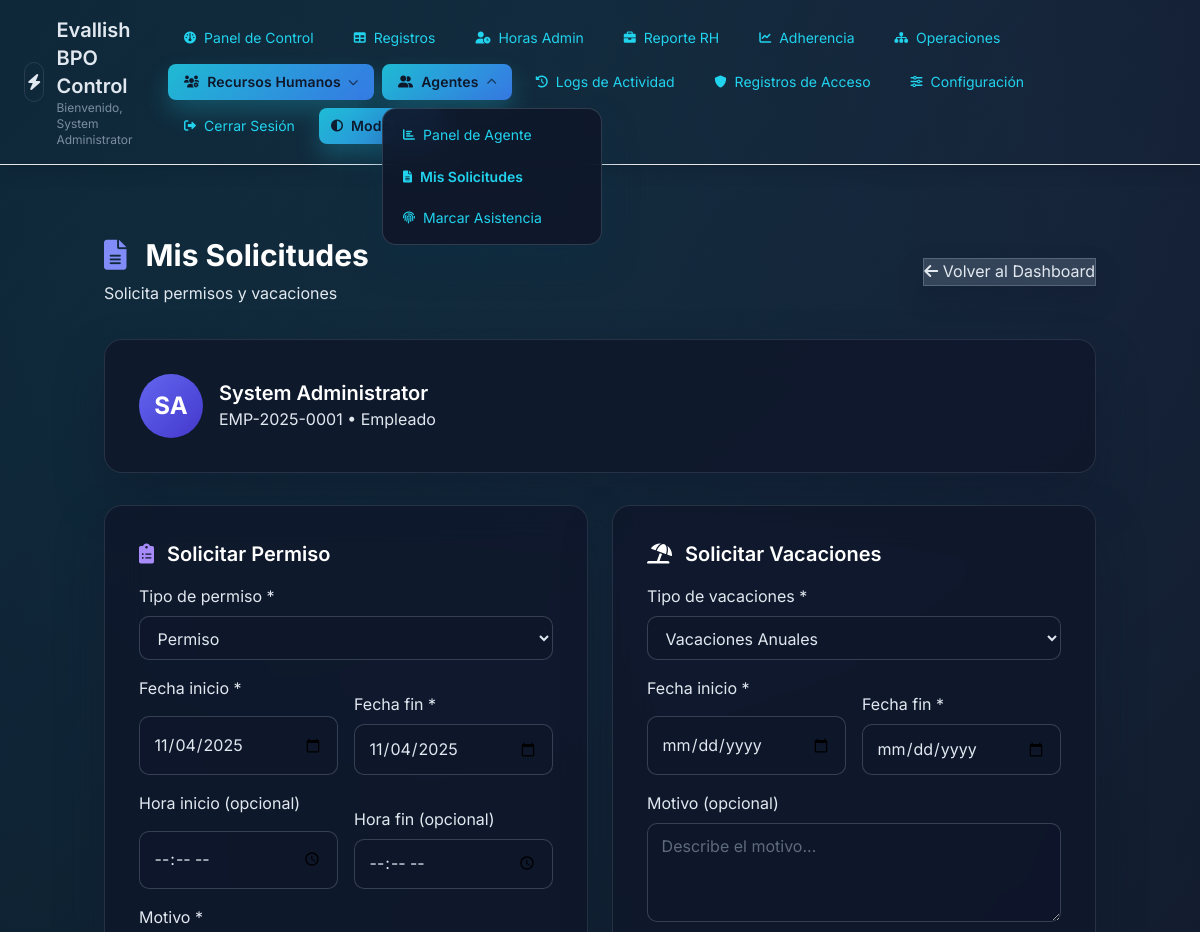
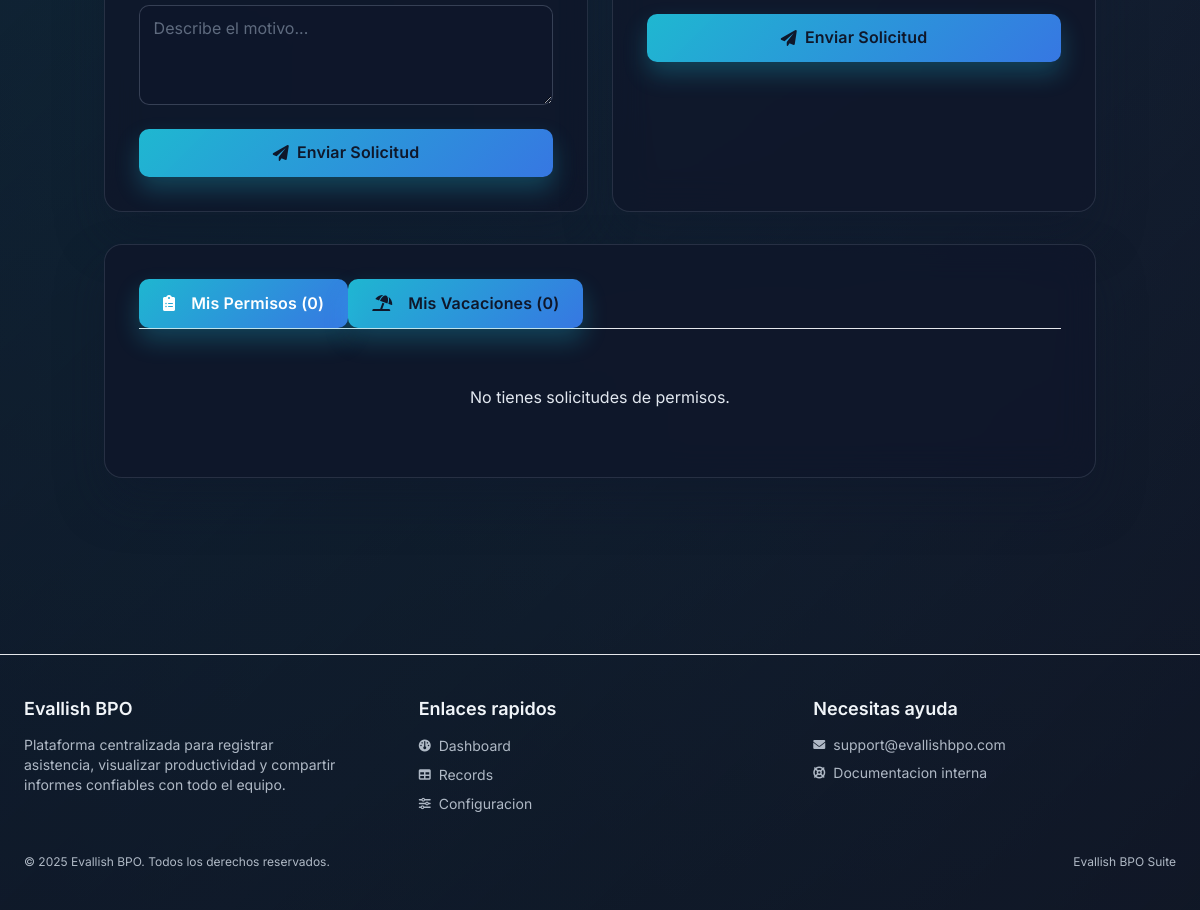
Page /agents/my_requests.php (signed in) on the committed database (2 pictures, top to bottom).
### tables this page shows
CREATE TABLE `employees` (
  `id` int(10) UNSIGNED NOT NULL,
  `user_id` int(10) UNSIGNED NOT NULL,
  `employee_code` varchar(20) NOT NULL,
  `first_name` varchar(100) NOT NULL,
  `last_name` varchar(100) NOT NULL,
  `email` varchar(150) DEFAULT NULL,
  `phone` varchar(20) DEFAULT NULL,
  `mobile` varchar(20) DEFAULT NULL,
  `birth_date` date DEFAULT NULL,
  `hire_date` date NOT NULL,
  `termination_date` date DEFAULT NULL,
  `address` text,
  `city` varchar(100) DEFAULT NULL,
  `state` varchar(100) DEFAULT NULL,
  `postal_code` varchar(20) DEFAULT NULL,
  `country` varchar(100) DEFAULT 'República Dominicana',
  `emergency_contact_name` varchar(150) DEFAULT NULL,
  `emergency_contact_phone` varchar(20) DEFAULT NULL,
  `emergency_contact_relationship` varchar(50) DEFAULT NULL,
  `identification_type` varchar(50) DEFAULT NULL COMMENT 'Cédula, Pasaporte, etc.',
  `identification_number` varchar(50) DEFAULT NULL,
  `id_card_number` varchar(50) DEFAULT NULL COMMENT 'Número de cédula de identidad',
  `bank_id` int(10) UNSIGNED DEFAULT NULL COMMENT 'Bank where employee has account',
  `bank_account_number` varchar(50) DEFAULT NULL COMMENT 'Employee bank account number',
  `bank_account_type` varchar(50) DEFAULT NULL COMMENT 'AHORROS_DOP, AHORROS_USD, CORRIENTE_DOP, CORRIENTE_USD',
  `blood_type` varchar(5) DEFAULT NULL,
  `marital_status` varchar(20) DEFAULT NULL,
  `gender` varchar(20) DEFAULT NULL,
  `position` varchar(150) DEFAULT NULL,
  `department_id` int(10) UNSIGNED DEFAULT NULL,
  `supervisor_id` int(10) UNSIGNED DEFAULT NULL,
  `employment_status` varchar(50) NOT NULL DEFAULT 'ACTIVE' COMMENT 'ACTIVE, TRIAL, SUSPENDED, TERMINATED',
  `employment_type` varchar(50) DEFAULT 'FULL_TIME' COMMENT 'FULL_TIME, PART_TIME, CONTRACT, INTERN',
  `notes` text,
  `profile_photo` varchar(255) DEFAULT NULL,
  `photo_path` varchar(255) DEFAULT NULL COMMENT 'Path to employee photo',
  `created_at` timestamp NOT NULL DEFAULT CURRENT_TIMESTAMP,
  `updated_at` timestamp NULL DEFAULT NULL ON UPDATE CURRENT_TIMESTAMP
);

### agents/my_requests.php (the view, shortened to what this page needs)
<?php
require_once '../db.php';
$user_id = (int)$_SESSION['user_id'];
$empStmt = $pdo->prepare("SELECT * FROM employees WHERE user_id = ?");
$empStmt->execute([$user_id]);
$employee = $empStmt->fetch(PDO::FETCH_ASSOC);
$employeeId = $employee['id'] ?? null;
$permissions = [];
if ($employeeId) {
    $permStmt = $pdo->prepare("
        SELECT pr.*, reviewer.username as reviewer_username
        FROM permission_requests pr
        LEFT JOIN users reviewer ON reviewer.id = pr.reviewed_by
        WHERE pr.employee_id = ?
        ORDER BY pr.created_at DESC
    ");
    $permStmt->execute([$employeeId]);
    $permissions = $permStmt->fetchAll(PDO::FETCH_ASSOC);
}
$vacations = [];
if ($employeeId) {
    $vacStmt = $pdo->prepare("
        SELECT vr.*, reviewer.username as reviewer_username
        FROM vacation_requests vr
        LEFT JOIN users reviewer ON reviewer.id = vr.reviewed_by
        WHERE vr.employee_id = ?
        ORDER BY vr.created_at DESC
    ");
    $vacStmt->execute([$employeeId]);
    $vacations = $vacStmt->fetchAll(PDO::FETCH_ASSOC);
}
$theme = $_SESSION['theme'] ?? 'dark';
$bodyClass = $theme === 'light' ? 'theme-light' : 'theme-dark';
?>
<!DOCTYPE html>
<html lang="es">
<head>
    <link href="https://cdn.jsdelivr.net/npm/tailwindcss@2.2.19/dist/tailwind.min.css" rel="stylesheet">
    <link href="https://cdnjs.cloudflare.com/ajax/libs/font-awesome/6.0.0/css/all.min.css" rel="stylesheet">
    <link href="../assets/css/theme.css" rel="stylesheet">
</head>
<body class="<?= htmlspecialchars($bodyClass) ?>">
    <?php include '../header.php'; ?>
    <div class="container mx-auto px-4 py-8">
        <div class="flex justify-between items-center mb-8">
            <div>
                <h1 class="text-3xl font-bold text-white mb-2">
                    <i class="fas fa-file-alt text-indigo-400 mr-3"></i>
                    Mis Solicitudes
                </h1>
                <p class="text-slate-400">Solicita permisos y vacaciones</p>
            </div>
            <a href="../agent_dashboard.php" class="btn-secondary">
                <i class="fas fa-arrow-left"></i>
                Volver al Dashboard
            </a>
        </div>
        <?php if ($employee): ?>
            <div class="glass-card mb-8">
                <div class="flex items-center gap-4">
                    <div class="w-16 h-16 rounded-full flex items-center justify-center text-2xl font-bold text-white"
                         style="background: linear-gradient(135deg, #6366f1 0%, #4338ca 100%);">
                        <?= strtoupper(substr($employee['first_name'], 0, 1) . substr($employee['last_name'], 0, 1)) ?>
                    </div>
                    <div class="flex-1">
                        <h2 class="text-xl font-semibold text-white"><?= htmlspecialchars($employee['first_name'] . ' ' . $employee['last_name']) ?></h2>
                        <p class="text-slate-400"><?= htmlspecialchars($employee['employee_code']) ?> • <?= htmlspecialchars($employee['position'] ?: 'Empleado') ?></p>
                    </div>
                </div>
            </div>
        <?php endif; ?>
        <div class="grid grid-cols-1 lg:grid-cols-2 gap-6 mb-8">
            <div class="glass-card">
                <h2 class="text-xl font-semibold text-white mb-4">
                    <i class="fas fa-clipboard-list text-purple-400 mr-2"></i>
                    Solicitar Permiso
                </h2>
                <form method="POST">
                    <div class="form-group mb-4">
                        <label for="request_type">Tipo de permiso *</label>
                        <select id="request_type" name="request_type" required>
                            <option value="PERMISSION">Permiso</option>
                        </select>
                    </div>
                    <div class="grid grid-cols-2 gap-4 mb-4">
                        <div class="form-group">
                            <label for="start_date">Fecha inicio *</label>
                            <input type="date" id="start_date" name="start_date" required value="<?= date('Y-m-d') ?>">
                        </div>
                        <div class="form-group">
                            <label for="end_date">Fecha fin *</label>
                            <input type="date" id="end_date" name="end_date" required value="<?= date('Y-m-d') ?>">
                        </div>
                    </div>
                    <div class="grid grid-cols-2 gap-4 mb-4">
                        <div class="form-group">
                            <label for="start_time">Hora inicio (opcional)</label>
                            <input type="time" id="start_time" name="start_time">
                        </div>
                        <div class="form-group">
                            <label for="end_time">Hora fin (opcional)</label>
                            <input type="time" id="end_time" name="end_time">
                        </div>
                    </div>
                    <div class="form-group mb-6">
                        <label for="reason">Motivo *</label>
                        <textarea id="reason" name="reason" rows="3" required placeholder="Describe el motivo..."></textarea>
                    </div>
                    <button type="submit" class="btn-primary w-full justify-center">
                        <i class="fas fa-paper-plane"></i>
                        Enviar Solicitud
                    </button>
                </form>
            </div>
            <div class="glass-card">
                <h2 class="text-xl font-semibold text-white mb-4">
                    <i class="fas fa-umbrella-beach text-cyan-400 mr-2"></i>
                    Solicitar Vacaciones
                </h2>
                <form method="POST">
                    <div class="form-group mb-4">
                        <label for="vacation_type">Tipo de vacaciones *</label>
                        <select id="vacation_type" name="vacation_type" required>
                            <option value="ANNUAL">Vacaciones Anuales</option>
                        </select>
                    </div>
                    <div class="grid grid-cols-2 gap-4 mb-4">
                        <div class="form-group">
                            <label for="vacation_start_date">Fecha inicio *</label>
                            <input type="date" id="vacation_start_date" name="vacation_start_date" required>
                        </div>
                        <div class="form-group">
                            <label for="vacation_end_date">Fecha fin *</label>
                            <input type="date" id="vacation_end_date" name="vacation_end_date" required>
                        </div>
                    </div>
                    <div class="form-group mb-6">
                        <label for="vacation_reason">Motivo (opcional)</label>
                        <textarea id="vacation_reason" name="vacation_reason" rows="3" placeholder="Describe el motivo..."></textarea>
                    </div>
                    <button type="submit" class="btn-primary w-full justify-center">
                        <i class="fas fa-paper-plane"></i>
                        Enviar Solicitud
                    </button>
                </form>
            </div>
        </div>
        <div class="glass-card">
            <div class="flex border-b border-slate-700 mb-6">
                <button onclick="showTab('permissions')" id="tab-permissions" class="tab-button active px-6 py-3 font-semibold text-white border-b-2 border-purple-500">
                    <i class="fas fa-clipboard-list mr-2"></i>
                    Mis Permisos (<?= count($permissions) ?>)
                </button>
                <button onclick="showTab('vacations')" id="tab-vacations" class="tab-button px-6 py-3 font-semibold text-slate-400 border-b-2 border-transparent hover:text-white">
                    <i class="fas fa-umbrella-beach mr-2"></i>
                    Mis Vacaciones (<?= count($vacations) ?>)
                </button>
            </div>
            <div id="content-permissions" class="tab-content">
                <?php if (empty($permissions)): ?>
                    <p class="text-slate-400 text-center py-8">No tienes solicitudes de permisos.</p>
                <?php endif; ?>
            </div>
        </div>
    </div>
    <?php include '../footer.php'; ?>
</body>
</html>

### assets/css/theme.css (style rules this page uses)
:root { --bg-primary: #0b1221; --bg-secondary: rgba(15, 23, 42, 0.78); --bg-elevated: rgba(15, 23, 42, 0.88); --bg-hover: rgba(62, 84, 118, 0.45); --text-primary: #e2e8f0; --text-muted: #94a3b8; --accent-cyan: #22d3ee; --accent-emerald: #34d399; --border-soft: rgba(148, 163, 184, 0.18); --shadow-lg: 0 24px 48px rgba(15, 23, 42, 0.4); --radius-lg: 18px; --radius-md: 14px; --radius-sm: 10px; }
*, *::before, *::after { box-sizing: border-box; }
body { min-height: 100vh; margin: 0; font-family: 'Inter', 'Segoe UI', Tahoma, sans-serif; background: radial-gradient(120% 120% at 10% 20%, rgba(34, 211, 238, 0.22), transparent), radial-gradient(80% 100% at 90% 10%, rgba(129, 140, 248, 0.2), transparent), radial-gradient(80% 120% at 50% 0%, rgba(15, 118, 110, 0.25), transparent), var(--bg-primary) !important; background-attachment: fixed; color: var(--text-primary) !important; line-height: 1.6; }
body::before { content: ''; position: fixed; inset: 0; background: linear-gradient(135deg, rgba(15, 23, 42, 0.55), rgba(17, 24, 39, 0.85)); pointer-events: none; z-index: -1; }
a { color: var(--accent-cyan); text-decoration: none; transition: opacity 0.2s ease, color 0.2s ease; }
.glass-card { background: var(--bg-secondary); border-radius: var(--radius-lg); border: 1px solid var(--border-soft); box-shadow: var(--shadow-lg); backdrop-filter: blur(18px); -webkit-backdrop-filter: blur(18px); padding: clamp(1.5rem, 1.5vw + 1rem, 2.25rem); }
input, select, textarea { width: 100%; background: rgba(15, 23, 42, 0.68); color: var(--text-primary); border: 1px solid rgba(148, 163, 184, 0.3); border-radius: var(--radius-sm); padding: 0.65rem 0.85rem; transition: border-color 0.2s ease, box-shadow 0.2s ease; }
input::placeholder, textarea::placeholder { color: rgba(148, 163, 184, 0.6); }
button, .btn-primary { display: inline-flex; align-items: center; justify-content: center; gap: 0.5rem; background: linear-gradient(135deg, rgba(34, 211, 238, 0.85), rgba(59, 130, 246, 0.9)); color: #0f172a; border: none; border-radius: var(--radius-sm); padding: 0.7rem 1.4rem; font-weight: 600; letter-spacing: 0.01em; cursor: pointer; transition: transform 0.18s ease, box-shadow 0.2s ease, opacity 0.18s ease; box-shadow: 0 12px 24px rgba(34, 211, 238, 0.24); }
.btn-secondary { background: rgba(148, 163, 184, 0.25); color: var(--text-primary); border: 1px solid rgba(148, 163, 184, 0.35); box-shadow: 0 12px 24px rgba(15, 23, 42, 0.3); }
form .form-group { display: grid; gap: 0.4rem; }
form .form-group + .form-group { margin-top: 1rem; }
body.theme-dark { --bg-primary: #0b1221; --bg-secondary: rgba(15, 23, 42, 0.82); --bg-elevated: rgba(15, 23, 42, 0.9); --bg-hover: rgba(62, 84, 118, 0.45); --text-primary: #e2e8f0; --text-muted: #94a3b8; --accent-cyan: #22d3ee; --accent-emerald: #34d399; --border-soft: rgba(148, 163, 184, 0.18); --shadow-lg: 0 24px 48px rgba(15, 23, 42, 0.4); }

### rows in the picture
employees: first_name+last_name "SA", first_name+last_name "System Administrator", employee_code "EMP-2025-0001", position "Empleado"

### other values in the picture
$userDisplayName "System Administrator"
$item['label'] "Panel de Control"
$item['label'] "Registros"
$item['label'] "Horas Admin"
$item['label'] "Reporte RH"
$item['label'] "Adherencia"
$item['label'] "Operaciones"
$item['label'] "Recursos Humanos"
$item['label'] "Agentes"
$child['label'] "Panel de Agente"
$child['label'] "Mis Solicitudes"
$child['label'] "Marcar Asistencia"
$item['label'] "Logs de Actividad"
$item['label'] "Registros de Acceso"
$item['label'] "Configuración"
